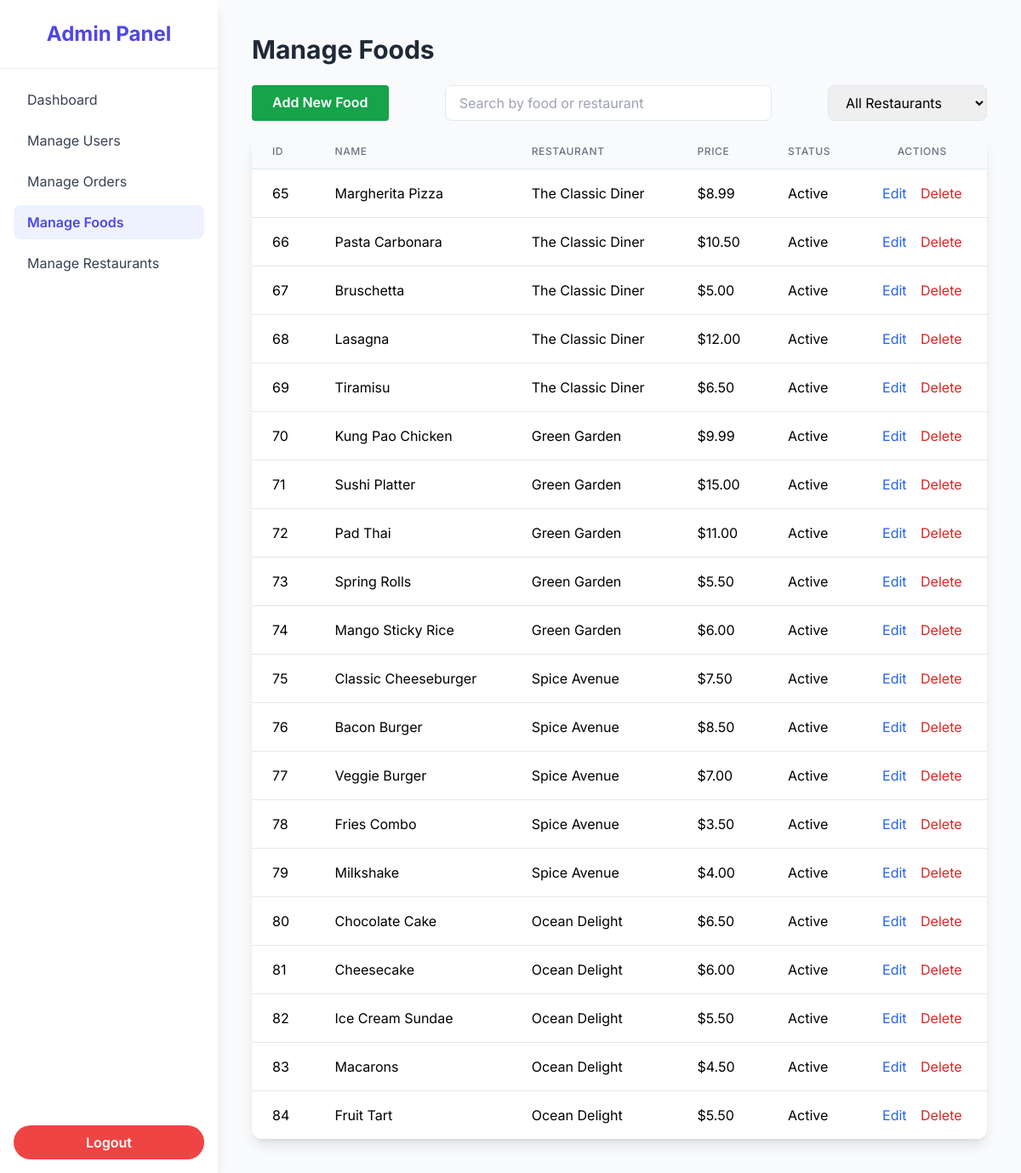
Page /admin/manage_foods.php (signed in) on the committed database.
### tables this page shows
CREATE TABLE `foods` (
  `id` int(11) NOT NULL,
  `restaurant_id` int(11) NOT NULL,
  `name` varchar(255) NOT NULL,
  `description` text DEFAULT NULL,
  `price` decimal(10,2) NOT NULL,
  `image` varchar(255) DEFAULT NULL,
  `is_active` tinyint(1) DEFAULT 1,
  `created_at` timestamp NOT NULL DEFAULT current_timestamp(),
  `image_url` varchar(500) DEFAULT NULL
);

CREATE TABLE `restaurants` (
  `id` int(11) NOT NULL,
  `name` varchar(255) NOT NULL,
  `description` text DEFAULT NULL,
  `address` varchar(255) DEFAULT NULL,
  `created_at` timestamp NOT NULL DEFAULT current_timestamp(),
  `image` varchar(255) DEFAULT NULL,
  `image_url` varchar(500) DEFAULT NULL
);

### admin/manage_foods.php (the view, shortened to what this page needs)
<?php
require_once __DIR__ . '/../includes/config.php';
$foods = $conn->query("
    SELECT f.*, r.name AS restaurant_name
    FROM foods f
    LEFT JOIN restaurants r ON f.restaurant_id = r.id
    ORDER BY f.created_at DESC
");
?>
<!DOCTYPE html>
<html lang="en">
<head>
<script src="https://cdn.tailwindcss.com"></script>
</head>
<body class="bg-gray-50 min-h-screen flex">
<aside class="bg-white shadow-lg w-64 flex-shrink-0 hidden md:flex flex-col">
    <div class="p-6 border-b border-gray-200">
        <h2 class="text-2xl font-bold text-indigo-600 text-center">Admin Panel</h2>
    </div>
    <nav class="flex-1 p-4 space-y-2">
        <a href="dashboard.php" class="block px-4 py-2 rounded-lg hover:bg-gray-100 text-gray-700">Dashboard</a>
        <a href="manage_users.php" class="block px-4 py-2 rounded-lg hover:bg-gray-100 text-gray-700">Manage Users</a>
        <a href="manage_orders.php" class="block px-4 py-2 rounded-lg hover:bg-gray-100 text-gray-700">Manage Orders</a>
        <a href="manage_foods.php" class="block px-4 py-2 rounded-lg bg-indigo-50 text-indigo-600 font-semibold hover:bg-indigo-100">Manage Foods</a>
        <a href="manage_restaurants.php" class="block px-4 py-2 rounded-lg hover:bg-gray-100 text-gray-700">Manage Restaurants</a>
    </nav>
    <div class="p-4">
        <a href="logout.php" class="w-full block bg-red-500 hover:bg-red-600 text-white text-center py-2 rounded-full font-semibold transition-all">Logout</a>
    </div>
</aside>
<div class="flex-1 flex flex-col">
<main class="flex-1 p-6 md:p-10">
    <h1 class="text-3xl font-bold text-gray-800 mb-6">Manage Foods</h1>
    <div class="flex flex-col sm:flex-row justify-between mb-4 gap-4">
        <a href="add_food.php" class="px-6 py-2 bg-green-600 hover:bg-green-700 text-white rounded font-semibold">Add New Food</a>
        <input type="text" id="search" placeholder="Search by food or restaurant" class="flex-1 max-w-sm px-4 py-2 border rounded-lg focus:outline-none focus:ring-2 focus:ring-indigo-500">
        <select id="restaurant-filter" class="px-4 py-2 border rounded-lg focus:outline-none focus:ring-2 focus:ring-indigo-500">
            <option value="0">All Restaurants</option>
        </select>
    </div>
    <div class="overflow-x-auto bg-white shadow-lg rounded-xl">
        <table class="min-w-full divide-y divide-gray-200">
            <thead class="bg-gray-50">
                <tr>
                    <th class="px-6 py-3 text-left text-xs font-medium text-gray-500 uppercase tracking-wider">ID</th>
                    <th class="px-6 py-3 text-left text-xs font-medium text-gray-500 uppercase tracking-wider">Name</th>
                    <th class="px-6 py-3 text-left text-xs font-medium text-gray-500 uppercase tracking-wider">Restaurant</th>
                    <th class="px-6 py-3 text-left text-xs font-medium text-gray-500 uppercase tracking-wider">Price</th>
                    <th class="px-6 py-3 text-left text-xs font-medium text-gray-500 uppercase tracking-wider">Status</th>
                    <th class="px-6 py-3 text-center text-xs font-medium text-gray-500 uppercase tracking-wider">Actions</th>
                </tr>
            </thead>
            <tbody id="food-list" class="bg-white divide-y divide-gray-200">
                <?php while($f = $foods->fetch_assoc()): ?>
                <tr>
                    <td class="px-6 py-4 whitespace-nowrap"><?= htmlspecialchars($f['id']) ?></td>
                    <td class="px-6 py-4 whitespace-nowrap"><?= htmlspecialchars($f['name']) ?></td>
                    <td class="px-6 py-4 whitespace-nowrap"><?= htmlspecialchars($f['restaurant_name']) ?></td>
                    <td class="px-6 py-4 whitespace-nowrap">$<?= number_format($f['price'], 2) ?></td>
                    <td class="px-6 py-4 whitespace-nowrap"><?= $f['is_active'] ? 'Active' : 'Inactive' ?></td>
                    <td class="px-6 py-4 whitespace-nowrap text-center">
                        <a href="edit_food.php?id=<?= $f['id'] ?>" class="text-blue-600 hover:text-blue-900 mr-3">Edit</a>
                        <a href="javascript:void(0);" onclick="deleteFood(<?= $f['id'] ?>)" class="text-red-600 hover:text-red-900">Delete</a>
                    </td>
                </tr>
                <?php endwhile; ?>
            </tbody>
        </table>
    </div>
</main>
</div>
</body>
</html>

### admin/manage_foods.php (style rules this page uses)
body { font-family: 'Inter', sans-serif; }

### rows in the picture
foods: id "65", name "Margherita Pizza", restaurant.name "The Classic Diner", price "8.99", is_active "Active"
foods: id "66", name "Pasta Carbonara", restaurant.name "The Classic Diner", price "10.50", is_active "Active"
foods: id "67", name "Bruschetta", restaurant.name "The Classic Diner", price "5.00", is_active "Active"
foods: id "68", name "Lasagna", restaurant.name "The Classic Diner", price "12.00", is_active "Active"
foods: id "69", name "Tiramisu", restaurant.name "The Classic Diner", price "6.50", is_active "Active"
foods: id "70", name "Kung Pao Chicken", restaurant.name "Green Garden", price "9.99", is_active "Active"
foods: id "71", name "Sushi Platter", restaurant.name "Green Garden", price "15.00", is_active "Active"
foods: id "72", name "Pad Thai", restaurant.name "Green Garden", price "11.00", is_active "Active"
foods: id "73", name "Spring Rolls", restaurant.name "Green Garden", price "5.50", is_active "Active"
foods: id "74", name "Mango Sticky Rice", restaurant.name "Green Garden", price "6.00", is_active "Active"
foods: id "75", name "Classic Cheeseburger", restaurant.name "Spice Avenue", price "7.50", is_active "Active"
foods: id "76", name "Bacon Burger", restaurant.name "Spice Avenue", price "8.50", is_active "Active"
foods: id "77", name "Veggie Burger", restaurant.name "Spice Avenue", price "7.00", is_active "Active"
foods: id "78", name "Fries Combo", restaurant.name "Spice Avenue", price "3.50", is_active "Active"
foods: id "79", name "Milkshake", restaurant.name "Spice Avenue", price "4.00", is_active "Active"
foods: id "80", name "Chocolate Cake", restaurant.name "Ocean Delight", price "6.50", is_active "Active"
foods: id "81", name "Cheesecake", restaurant.name "Ocean Delight", price "6.00", is_active "Active"
foods: id "82", name "Ice Cream Sundae", restaurant.name "Ocean Delight", price "5.50", is_active "Active"
foods: id "83", name "Macarons", restaurant.name "Ocean Delight", price "4.50", is_active "Active"
foods: id "84", name "Fruit Tart", restaurant.name "Ocean Delight", price "5.50", is_active "Active"
